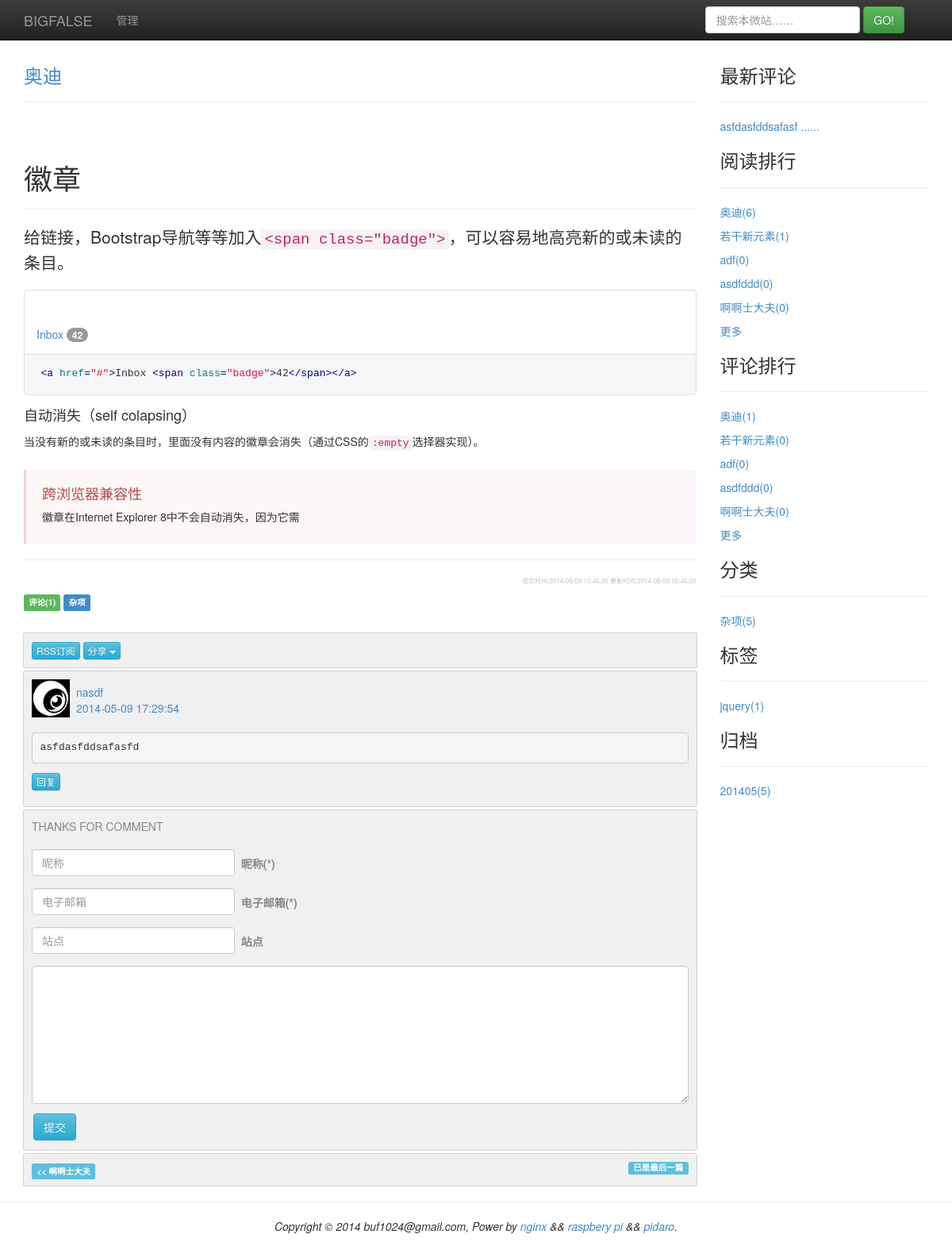
Page /passage/5 on the committed database.
### tinylog/models.py (models this page shows, shortened)
class Settings(models.Model):
    title = models.CharField(max_length = 128)
    brand = models.CharField(max_length = 128)
    copy_info = models.CharField(max_length = 256)
    blog_display_count = models.IntegerField()
    blog_notify = models.BooleanField()
    blog_overview = models.BooleanField()
    game_menu_count = models.IntegerField()
    create_time = models.DateTimeField()
    update_time = models.DateTimeField()

class Passage(models.Model):
    title = models.CharField(max_length = 128)
    content = models.TextField()
    summary = models.TextField(null=True)
    hot = models.IntegerField()
    visiable = models.BooleanField()
    enable_comment = models.BooleanField()
    front_flag = models.BooleanField()
    draft_flag = models.BooleanField()
    create_time = models.DateTimeField()
    update_time = models.DateTimeField()
    catalog = models.ForeignKey(Catalog, null=True)
    labels = models.ManyToManyField(Label)
    archive = models.ForeignKey(Archive)

class Catalog(models.Model):
    name = models.CharField(max_length = 64)
    desc = models.CharField(max_length = 512, null=True)
    type = models.IntegerField()
    create_time = models.DateTimeField()
    update_time = models.DateTimeField()

class Comment(models.Model):
    author = models.CharField(max_length = 64)
    email = models.EmailField()
    site = models.CharField(max_length = 256, null=True)
    image = models.CharField(max_length = 64)
    content = models.TextField()
    ip_address = models.IPAddressField()
    is_notify = models.BooleanField()
    create_time = models.DateTimeField()
    passage = models.ForeignKey(Passage)
    parent = models.ForeignKey('self', null=True)

class Module(models.Model):
    name = models.CharField(max_length = 64)
    desc = models.CharField(max_length = 512, null=True)
    visiable = models.BooleanField()
    display_count = models.IntegerField()
    create_time = models.DateTimeField()
    update_time = models.DateTimeField()

### tinylog/views.py (the view)
# urls.py: url(r'^passage/(\d+)$', 'tinylog.views.view_passage'),
def view_passage(req, ctx):
    settings = get_settings()
    setting = settings['setting']
    d = {}
    d['header_block'] = get_header_block(setting.title,
                                            extjs = ['/js/viewpassage.js'])
    d['extral_block'] = get_home_extral_block()
    d['nav_block'] = get_nav_block(req)
    d['passages_block'] = get_view_passage_block(ctx)
    d['passage_count_block'] = ''
    d['bulletins_block'] = get_bulletins_block()
    d['footer_block'] = get_footer_block()
    t = get_template('home.html')
    c = Context(d)
    h = t.render(c)
    return HttpResponse(h)

### tinylog/util.py (called while the page is built, shortened)
def get_settings(is_force = False):
    global _g_last_time
    global _g_read_interval
    now = int(time())
    diff = now - _g_last_time
    return _g_settings

def get_header_block(webtitle, extjs = None, extcss = None):
    settings = get_settings()
    d = {}
    d['webtitle'] = webtitle
    d['mstdjss'] = settings['stdjss']
    d['mstdcss'] = settings['stdcss']
    d['mextjs'] = extjs
    d['mextcss'] = extcss
    t = get_template('header.html')
    c = Context(d)
    h = t.render(c)
    return h

def get_home_extral_block():
    settings = get_settings()
    games = settings['games']
    h = ''
    if len(games) <= 0:
        d = {}
        d['dialog_id'] = 'nogame_dialog'
        d['dialog_title'] = r'游戏'
        d['dialog_body'] = r'<h2>SORRY，由于懒惰，游戏列表为空……</h2>'
        d['dialog_buttongs'] = False
        t = get_template('dialog.html')
        c = Context(d)
        h = t.render(c)
    return h

def get_nav_block(req):
    settings = get_settings()
    setting = settings['setting']
    games = settings['games']
    d = {}
    d['brand'] = setting.brand
    d['games'] = games
    d['admin'] = is_admin(req)
    t = get_template('nav.html')
    c = Context(d)
    h = t.render(c)
    return h

def get_leave_comment(title, id, exstyle, rid):
    d = {}
    d['comment_title'] = title
    d['comment_id'] = id
    d['exstyle'] = exstyle
    d['relate_id'] = rid
    t = get_template('leavecomment.html')
    c = Context(d)
    h = t.render(c)
    return h

def get_child_comments(c):
    cc = []
    comments = c.comment_set.all().order_by('create_time')
    for comment in comments:
        cc.append(comment)
        scc = get_child_comments(comment)
        if len(scc) > 0:
            cc = cc + scc
    return cc

def get_comment(t, m):
    comments = Comment.objects.all().order_by('-create_time')[:m.display_count]
    d = {}
    d['module'] = m
    cl = []
    for c in comments:
        if c.passage.visiable == False:
            continue
        di = {}
        di['link']  = '/passage/' + str(c.passage.id)
        di['title']  = ''
        c = c.content
        if len(c) > 15:
            c = c[:15] + ' ...... '
        di['content'] = c
        cl.append(di)
    if len(comments) == m.display_count:
        d['module_more_link'] = '/comment/more'
    d['module_list'] = cl
    d['nocontent'] = u'暂无评论'
    c = Context(d)
    h = t.render(c)
    return h

def is_admin(req):
    return req.user.is_authenticated()

### template/header.html (shortened to what this page needs)
{% for css in mstdcss %}
<link rel="stylesheet" type="text/css" href="{{ css }}" />
{% endfor %}

### template/nav.html (shortened to what this page needs)
<div class="navbar navbar-inverse navbar-fixed-top" role="navigation">
  <div class="container">
    <div class="navbar-header">
      <a class="navbar-brand" href="/">{{ brand }}</a>
    </div>
    <div class="navbar-collapse collapse">
      <ul class="nav navbar-nav">
        {% if admin %}
        <li class="dropdown">
          <a class="dropdown-toggle" data-toggle="dropdown" href="#">
            管理 <span class="caret"></span>
          </a>
          <ul class="dropdown-menu">
            <li role="presentation"><a role="menuitem" tabindex="-1" href="/manage/passage">文章管理</a></li>
            <li role="presentation"><a role="menuitem" tabindex="-1" href="/manage/comment">评论管理</a></li>
            <li role="presentation"><a role="menuitem" tabindex="-1" href="/manage/catalog">分类管理</a></li>
            <li role="presentation"><a role="menuitem" tabindex="-1" href="/manage/label">标签管理</a></li>
            <li role="presentation" class="divider"></li>
            <li role="presentation"><a role="menuitem" tabindex="-1" href="/manage/setting">博客设置</a></li>
            <li role="presentation"><a role="menuitem" tabindex="-1" href="/manage/password">密码设置</a></li>
            <li role="presentation" class="divider"></li>
            <li role="presentation"><a role="menuitem" tabindex="-1" href="/manage/game">游戏管理</a></li>
            <li role="presentation" class="divider"></li>
            <li role="presentation"><a role="menuitem" tabindex="-1" href="/manage/logout">退出</a></li>
          </ul>
        </li>
        {% else %}
        <li><a href="/manage/admin">管理</a></li>
        {% endif %}
      </ul>
      <form class="navbar-form navbar-right" role="search" method="get" action="/search">
        <div class="form-group">
          <input type="text" id="search_text" class="form-control" name="navq" placeholder="搜索本微站……">
        </div>
        <button type="submit" id="search_go" class="btn btn-success">GO!</button>
      </form>
    </div>
  </div>
</div>

### template/passage.html (shortened to what this page needs)
<div class="passage">
  {% if has_passage %}
  <h3><a href="/passage/{{ passage_id }}">{{ passage_title }}</a></h3>
  <hr>
  <p>{{ passage_content|safe }}</p>
  <hr>
  <p class="post-font">提交时间:{{passage_create_time|date:"Y-m-d H:i:s" }}   更新时间:{{passage_update_time|date:"Y-m-d H:i:s" }}</p>
  <p>
    <div>
      <a href="/passage/{{ passage_id }}#leave_comment_z"><span class="label label-success">评论({{ passage_comment_count }})</span></a>
      {% if passage_catolog %}
      <a href="/cat/{{ passage_catolog.id }}" title="{{ passage_catolog.desc }}"><span class="label label-primary">{{ passage_catolog.name }}</span></a>
      {% endif %}
    </div>
  </p>
  {% else %}
  <p><h2>SORRY，由于懒惰，还没有任何文章……</h2></p>
  {% endif %}
</div>

### template/comment.html (shortened to what this page needs)
<div class="comment-list" id="comment">
  <div class="comment">
    <button class="btn btn-info btn-xs" id="rss_subscribe"> RSS订阅</button>
    <div class="btn-group">
      <button type="button" class="btn btn-info btn-xs dropdown-toggle" data-toggle="dropdown">
        分享 <span class="caret"></span>
      </button>
    </div>
  </div>
  {% for comment in comments %}
  <div class="comment" id = "{{ comment.id }}">
    <div>
      {% if comment.site %}
      <a href="{{ comment.site }}" target="_blank"><img src="{{ comment.image }}" with="48" height="48"></a>
      {% else %}
      <a href="{{ comment.image }}"><img src="{{ comment.image }}" with="48" height="48"></a>
      {% endif %}
      <div class="comment-header">
        <a href="#{{ comment.id }}" id="comment_author_{{comment.id}}">{{ comment.author }}</a>
        <br>
        <a href="#{{ comment.id }}">{{ comment.create_time | date:"Y-m-d H:i:s" }}</a>
      </div>
    </div>
    <hr class="fixed-hr">
    <p id="comment_content_{{comment.id}}" ><pre>{{comment.content}}</pre></p>
    <p><button class="btn btn-info btn-xs" id="comment_reply_{{comment.id}}" data="{{comment.id}}" status="hide">回复</button></p>
  </div>
  {% endfor %}
  {%if enable_comment %}
  {{ leavecomment | safe }}
  {% endif %}
</div>
{% if has_passage %}
<div class="comment">
  {% if pre_passage %}
  <a href="/passage/{{ pre_passage.id }}"><span class="label label-info">&lt;&lt; {{ pre_passage.title }}</span></a>
  {% else %}
  <span class="label label-info">已是最前一篇</span>
  {% endif %}
  {% if nxt_passage %}
  <a class="text-align-right" href="/passage/{{ nxt_passage.id }}"><span class="label label-info">{{ nxt_passage.title }} &gt;&gt;</span></a>
  {% else %}
  <span class="label label-info text-align-right">已是最后一篇</span>
  {% endif %}
</div>
{% endif %}

### template/module.html
<div class="module">
	{% if module %}
	<h3>{{ module.name }}</a></h3><hr>
    {% if module_list%}
	{% for mi in module_list %}
	<p><a href="{{ mi.link }}" title="{{ mi.title }}">{{ mi.content|safe }}</a></p>
	{% endfor %}
    {% if module_more_link %}
    <p><a href="{{module_more_link}}">更多</a></p>
    {% endif %}
    {% else %}
    <p>{{nocontent|safe}}</p>
    {% endif %}
	{% endif %}
</div>

### template/footer.html
<footer>
  <div class="text-center-align">
  	<p>{{ copy_info|safe }}</p>
	</div>
</footer>

### static/css/bigfalse.css (style rules this page uses)
.text-center-align { text-align: center; }
.text-align-right { float: right; }
.fixed-hr { margin: 2px 2px 8px 2px; }
.comment-list { margin-top: 30px; }
.comment { -webkit-box-shadow: 0px 0px 1px #000000; -moz-box-shadow: 0px 0px 1px #000000; box-shadow: 0px 0px 1px #000000; background-color: #F0F0F0; padding: 10px; color: #888888; margin-top: 5px; }
.comment-header { margin-top: -42px; margin-left: 56px; margin-bottom: 10px; }
.post-font { font-size: 6pt; color: #C0C0C0; text-align: right; }

### rows in the picture
Settings: brand "BIGFALSE", copy_info "Copyright © 2014 buf1024@gmail.com, Power by nginx && raspbery pi && pidaro ."
Passage: title "奥迪", content "徽章 给链接，Bootstrap导航等等加入 <span class=\"badge\"> ，可以容易地高亮新的或未读的条目。 Inbox 42 < a href = \"#\" > Inbox < span class = \"badge\" > 42 </ span > </ a > 自动消失（self colapsing） 当没有新的或未读的条目时，里面没有内容的徽章会消失（通过CSS的 :empty 选择器实现）。 跨浏览器兼容性 徽章在Internet Explorer 8中不会自动消失，因为它需", create_time "2014-05-09 16:46:30", update_time "2014-05-09 16:46:30"
Catalog: name "杂项"
Comment: image (picture), author "nasdf", create_time "2014-05-09 17:29:54", content "asfdasfddsafasfd"
Passage: title "啊啊士大夫"
Module: name "最新评论"
Module: name "阅读排行"
Module: name "评论排行"
Module: name "分类"
Module: name "标签"
Module: name "归档"

### other values in the picture
{{ passage_comment_count }} "1"
{{ comment_title }} "THANKS FOR COMMENT"
{{ mi.content|safe }} "asfdasfddsafasf ......" "奥迪(6)" "若干新元素(1)" "adf(0)" "asdfddd(0)" "啊啊士大夫(0)" "奥迪(1)" "若干新元素(0)" "adf(0)" "asdfddd(0)" "啊啊士大夫(0)" "杂项(5)" "jquery(1)" "201405(5)"
